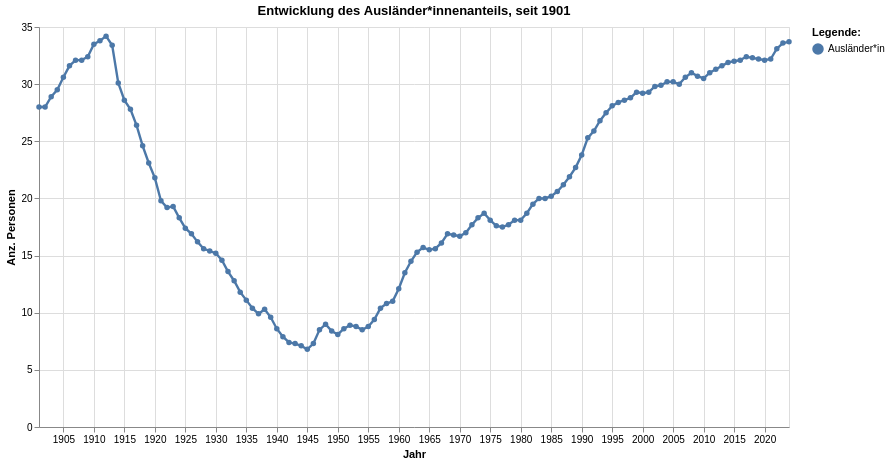

The cell this chart's notebook holds for it:
### Code cell
grafik1

### Figure 1 — Vega-Lite specification as saved in the notebook (floating-point values rounded to 4 significant figures)
{"config": {"view": {"continuousWidth": 300, "continuousHeight": 300}}, "layer": [{"mark": {"type": "circle"}, "encoding": {"color": {"field": "HerkunftLang", "legend": {"orient": "right", "title": "Legende:"}, "scale": {"scheme": "tableau10"}, "type": "nominal"}, "opacity": {"value": 1.3}, "tooltip": [{"field": "Jahr", "type": "temporal"}, {"field": "HerkunftLang", "type": "nominal"}, {"field": "AuslAnt", "type": "quantitative"}], "x": {"axis": {"title": "Jahr"}, "field": "Jahr", "type": "temporal"}, "y": {"axis": {"title": "Anz. Personen"}, "field": "AuslAnt", "type": "quantitative"}}, "name": "view_5", "title": "Entwicklung des Ausländer*innenanteils, seit 1901"}, {"mark": {"type": "line"}, "encoding": {"color": {"field": "HerkunftLang", "legend": {"orient": "right", "title": "Legende:"}, "scale": {"scheme": "tableau10"}, "type": "nominal"}, "strokeWidth": {"condition": {"test": {"not": {"param": "param_5"}}, "value": 1.2}, "value": 2.4}, "tooltip": [{"field": "Jahr", "type": "temporal"}, {"field": "HerkunftLang", "type": "nominal"}, {"field": "AuslAnt", "type": "quantitative"}], "x": {"axis": {"title": "Jahr"}, "field": "Jahr", "type": "temporal"}, "y": {"axis": {"title": "Anz. Personen"}, "field": "AuslAnt", "type": "quantitative"}}, "title": "Entwicklung des Ausländer*innenanteils, seit 1901"}], "data": {"name": "data-82839bd8b8b3dbaed9d8980fde140859"}, "height": 400, "params": [{"name": "param_5", "select": {"type": "point", "fields": ["HerkunftLang:N"], "nearest": true, "on": "pointerover"}, "views": ["view_5"]}], "width": 750, "$schema": "https://vega.github.io/schema/vega-lite/v5.8.0.json", "datasets": {"data-82839bd8b8b3dbaed9d8980fde140859": [{"Jahr": "1901-01-01T00:00:00", "StichtagDatJahr": "1901-01-01T00:00:00", "DatenstandCd": "D", "HerkunftCd": 2, "HerkunftLang": "Ausländer*in", "AuslAnt": 28.0, "Jahr_str": "1901-01-01", "Jahr_nbr": 1901}, {"Jahr": "1902-01-01T00:00:00", "StichtagDatJahr": "1902-01-01T00:00:00", "DatenstandCd": "D", "HerkunftCd": 2, "HerkunftLang": "Ausländer*in", "AuslAnt": 28.0, "Jahr_str": "1902-01-01", "Jahr_nbr": 1902}, {"Jahr": "1903-01-01T00:00:00", "StichtagDatJahr": "1903-01-01T00:00:00", "DatenstandCd": "D", "HerkunftCd": 2, "HerkunftLang": "Ausländer*in", "AuslAnt": 28.9, "Jahr_str": "1903-01-01", "Jahr_nbr": 1903}, {"Jahr": "1904-01-01T00:00:00", "StichtagDatJahr": "1904-01-01T00:00:00", "DatenstandCd": "D", "HerkunftCd": 2, "HerkunftLang": "Ausländer*in", "AuslAnt": 29.5, "Jahr_str": "1904-01-01", "Jahr_nbr": 1904}, {"Jahr": "1905-01-01T00:00:00", "StichtagDatJahr": "1905-01-01T00:00:00", "DatenstandCd": "D", "HerkunftCd": 2, "HerkunftLang": "Ausländer*in", "AuslAnt": 30.6, "Jahr_str": "1905-01-01", "Jahr_nbr": 1905}, {"Jahr": "1906-01-01T00:00:00", "StichtagDatJahr": "1906-01-01T00:00:00", "DatenstandCd": "D", "HerkunftCd": 2, "HerkunftLang": "Ausländer*in", "AuslAnt": 31.6, "Jahr_str": "1906-01-01", "Jahr_nbr": 1906}, {"Jahr": "1907-01-01T00:00:00", "StichtagDatJahr": "1907-01-01T00:00:00", "DatenstandCd": "D", "HerkunftCd": 2, "HerkunftLang": "Ausländer*in", "AuslAnt": 32.1, "Jahr_str": "1907-01-01", "Jahr_nbr": 1907}, {"Jahr": "1908-01-01T00:00:00", "StichtagDatJahr": "1908-01-01T00:00:00", "DatenstandCd": "D", "HerkunftCd": 2, "HerkunftLang": "Ausländer*in", "AuslAnt": 32.1, "Jahr_str": "1908-01-01", "Jahr_nbr": 1908}, {"Jahr": "1909-01-01T00:00:00", "StichtagDatJahr": "1909-01-01T00:00:00", "DatenstandCd": "D", "HerkunftCd": 2, "HerkunftLang": "Ausländer*in", "AuslAnt": 32.4, "Jahr_str": "1909-01-01", "Jahr_nbr": 1909}, {"Jahr": "1910-01-01T00:00:00", "StichtagDatJahr": "1910-01-01T00:00:00", "DatenstandCd": "D", "HerkunftCd": 2, "HerkunftLang": "Ausländer*in", "AuslAnt": 33.5, "Jahr_str": "1910-01-01", "Jahr_nbr": 1910}, {"Jahr": "1911-01-01T00:00:00", "StichtagDatJahr": "1911-01-01T00:00:00", "DatenstandCd": "D", "HerkunftCd": 2, "HerkunftLang": "Ausländer*in", "AuslAnt": 33.8, "Jahr_str": "1911-01-01", "Jahr_nbr": 1911}, {"Jahr": "1912-01-01T00:00:00", "StichtagDatJahr": "1912-01-01T00:00:00", "DatenstandCd": "D", "HerkunftCd": 2, "HerkunftLang": "Ausländer*in", "AuslAnt": 34.2, "Jahr_str": "1912-01-01", "Jahr_nbr": 1912}, {"Jahr": "1913-01-01T00:00:00", "StichtagDatJahr": "1913-01-01T00:00:00", "DatenstandCd": "D", "HerkunftCd": 2, "HerkunftLang": "Ausländer*in", "AuslAnt": 33.4, "Jahr_str": "1913-01-01", "Jahr_nbr": 1913}, {"Jahr": "1914-01-01T00:00:00", "StichtagDatJahr": "1914-01-01T00:00:00", "DatenstandCd": "D", "HerkunftCd": 2, "HerkunftLang": "Ausländer*in", "AuslAnt": 30.1, "Jahr_str": "1914-01-01", "Jahr_nbr": 1914}, {"Jahr": "1915-01-01T00:00:00", "StichtagDatJahr": "1915-01-01T00:00:00", "DatenstandCd": "D", "HerkunftCd": 2, "HerkunftLang": "Ausländer*in", "AuslAnt": 28.6, "Jahr_str": "1915-01-01", "Jahr_nbr": 1915}, {"Jahr": "1916-01-01T00:00:00", "StichtagDatJahr": "1916-01-01T00:00:00", "DatenstandCd": "D", "HerkunftCd": 2, "HerkunftLang": "Ausländer*in", "AuslAnt": 27.8, "Jahr_str": "1916-01-01", "Jahr_nbr": 1916}, {"Jahr": "1917-01-01T00:00:00", "StichtagDatJahr": "1917-01-01T00:00:00", "DatenstandCd": "D", "HerkunftCd": 2, "HerkunftLang": "Ausländer*in", "AuslAnt": 26.4, "Jahr_str": "1917-01-01", "Jahr_nbr": 1917}, {"Jahr": "1918-01-01T00:00:00", "StichtagDatJahr": "1918-01-01T00:00:00", "DatenstandCd": "D", "HerkunftCd": 2, "HerkunftLang": "Ausländer*in", "AuslAnt": 24.6, "Jahr_str": "1918-01-01", "Jahr_nbr": 1918}, {"Jahr": "1919-01-01T00:00:00", "StichtagDatJahr": "1919-01-01T00:00:00", "DatenstandCd": "D", "HerkunftCd": 2, "HerkunftLang": "Ausländer*in", "AuslAnt": 23.1, "Jahr_str": "1919-01-01", "Jahr_nbr": 1919}, {"Jahr": "1920-01-01T00:00:00", "StichtagDatJahr": "1920-01-01T00:00:00", "DatenstandCd": "D", "HerkunftCd": 2, "HerkunftLang": "Ausländer*in", "AuslAnt": 21.8, "Jahr_str": "1920-01-01", "Jahr_nbr": 1920}, {"Jahr": "1921-01-01T00:00:00", "StichtagDatJahr": "1921-01-01T00:00:00", "DatenstandCd": "D", "HerkunftCd": 2, "HerkunftLang": "Ausländer*in", "AuslAnt": 19.8, "Jahr_str": "1921-01-01", "Jahr_nbr": 1921}, {"Jahr": "1922-01-01T00:00:00", "StichtagDatJahr": "1922-01-01T00:00:00", "DatenstandCd": "D", "HerkunftCd": 2, "HerkunftLang": "Ausländer*in", "AuslAnt": 19.2, "Jahr_str": "1922-01-01", "Jahr_nbr": 1922}, {"Jahr": "1923-01-01T00:00:00", "StichtagDatJahr": "1923-01-01T00:00:00", "DatenstandCd": "D", "HerkunftCd": 2, "HerkunftLang": "Ausländer*in", "AuslAnt": 19.3, "Jahr_str": "1923-01-01", "Jahr_nbr": 1923}, {"Jahr": "1924-01-01T00:00:00", "StichtagDatJahr": "1924-01-01T00:00:00", "DatenstandCd": "D", "HerkunftCd": 2, "HerkunftLang": "Ausländer*in", "AuslAnt": 18.3, "Jahr_str": "1924-01-01", "Jahr_nbr": 1924}, {"Jahr": "1925-01-01T00:00:00", "StichtagDatJahr": "1925-01-01T00:00:00", "DatenstandCd": "D", "HerkunftCd": 2, "HerkunftLang": "Ausländer*in", "AuslAnt": 17.4, "Jahr_str": "1925-01-01", "Jahr_nbr": 1925}, {"Jahr": "1926-01-01T00:00:00", "StichtagDatJahr": "1926-01-01T00:00:00", "DatenstandCd": "D", "HerkunftCd": 2, "HerkunftLang": "Ausländer*in", "AuslAnt": 16.9, "Jahr_str": "1926-01-01", "Jahr_nbr": 1926}, {"Jahr": "1927-01-01T00:00:00", "StichtagDatJahr": "1927-01-01T00:00:00", "DatenstandCd": "D", "HerkunftCd": 2, "HerkunftLang": "Ausländer*in", "AuslAnt": 16.2, "Jahr_str": "1927-01-01", "Jahr_nbr": 1927}, {"Jahr": "1928-01-01T00:00:00", "StichtagDatJahr": "1928-01-01T00:00:00", "DatenstandCd": "D", "HerkunftCd": 2, "HerkunftLang": "Ausländer*in", "AuslAnt": 15.6, "Jahr_str": "1928-01-01", "Jahr_nbr": 1928}, {"Jahr": "1929-01-01T00:00:00", "StichtagDatJahr": "1929-01-01T00:00:00", "DatenstandCd": "D", "HerkunftCd": 2, "HerkunftLang": "Ausländer*in", "AuslAnt": 15.4, "Jahr_str": "1929-01-01", "Jahr_nbr": 1929}, {"Jahr": "1930-01-01T00:00:00", "StichtagDatJahr": "1930-01-01T00:00:00", "DatenstandCd": "D", "HerkunftCd": 2, "HerkunftLang": "Ausländer*in", "AuslAnt": 15.2, "Jahr_str": "1930-01-01", "Jahr_nbr": 1930}, {"Jahr": "1931-01-01T00:00:00", "StichtagDatJahr": "1931-01-01T00:00:00", "DatenstandCd": "D", "HerkunftCd": 2, "HerkunftLang": "Ausländer*in", "AuslAnt": 14.6, "Jahr_str": "1931-01-01", "Jahr_nbr": 1931}, {"Jahr": "1932-01-01T00:00:00", "StichtagDatJahr": "1932-01-01T00:00:00", "DatenstandCd": "D", "HerkunftCd": 2, "HerkunftLang": "Ausländer*in", "AuslAnt": 13.6, "Jahr_str": "1932-01-01", "Jahr_nbr": 1932}, {"Jahr": "1933-01-01T00:00:00", "StichtagDatJahr": "1933-01-01T00:00:00", "DatenstandCd": "D", "HerkunftCd": 2, "HerkunftLang": "Ausländer*in", "AuslAnt": 12.8, "Jahr_str": "1933-01-01", "Jahr_nbr": 1933}, {"Jahr": "1934-01-01T00:00:00", "StichtagDatJahr": "1934-01-01T00:00:00", "DatenstandCd": "D", "HerkunftCd": 2, "HerkunftLang": "Ausländer*in", "AuslAnt": 11.8, "Jahr_str": "1934-01-01", "Jahr_nbr": 1934}, {"Jahr": "1935-01-01T00:00:00", "StichtagDatJahr": "1935-01-01T00:00:00", "DatenstandCd": "D", "HerkunftCd": 2, "HerkunftLang": "Ausländer*in", "AuslAnt": 11.1, "Jahr_str": "1935-01-01", "Jahr_nbr": 1935}, {"Jahr": "1936-01-01T00:00:00", "StichtagDatJahr": "1936-01-01T00:00:00", "DatenstandCd": "D", "HerkunftCd": 2, "HerkunftLang": "Ausländer*in", "AuslAnt": 10.4, "Jahr_str": "1936-01-01", "Jahr_nbr": 1936}, {"Jahr": "1937-01-01T00:00:00", "StichtagDatJahr": "1937-01-01T00:00:00", "DatenstandCd": "D", "HerkunftCd": 2, "HerkunftLang": "Ausländer*in", "AuslAnt": 9.9, "Jahr_str": "1937-01-01", "Jahr_nbr": 1937}, {"Jahr": "1938-01-01T00:00:00", "StichtagDatJahr": "1938-01-01T00:00:00", "DatenstandCd": "D", "HerkunftCd": 2, "HerkunftLang": "Ausländer*in", "AuslAnt": 10.3, "Jahr_str": "1938-01-01", "Jahr_nbr": 1938}, {"Jahr": "1939-01-01T00:00:00", "StichtagDatJahr": "1939-01-01T00:00:00", "DatenstandCd": "D", "HerkunftCd": 2, "HerkunftLang": "Ausländer*in", "AuslAnt": 9.6, "Jahr_str": "1939-01-01", "Jahr_nbr": 1939}, {"Jahr": "1940-01-01T00:00:00", "StichtagDatJahr": "1940-01-01T00:00:00", "DatenstandCd": "D", "HerkunftCd": 2, "HerkunftLang": "Ausländer*in", "AuslAnt": 8.6, "Jahr_str": "1940-01-01", "Jahr_nbr": 1940}, {"Jahr": "1941-01-01T00:00:00", "StichtagDatJahr": "1941-01-01T00:00:00", "DatenstandCd": "D", "HerkunftCd": 2, "HerkunftLang": "Ausländer*in", "AuslAnt": 7.9, "Jahr_str": "1941-01-01", "Jahr_nbr": 1941}, {"Jahr": "1942-01-01T00:00:00", "StichtagDatJahr": "1942-01-01T00:00:00", "DatenstandCd": "D", "HerkunftCd": 2, "HerkunftLang": "Ausländer*in", "AuslAnt": 7.4, "Jahr_str": "1942-01-01", "Jahr_nbr": 1942}, {"Jahr": "1943-01-01T00:00:00", "StichtagDatJahr": "1943-01-01T00:00:00", "DatenstandCd": "D", "HerkunftCd": 2, "HerkunftLang": "Ausländer*in", "AuslAnt": 7.3, "Jahr_str": "1943-01-01", "Jahr_nbr": 1943}, {"Jahr": "1944-01-01T00:00:00", "StichtagDatJahr": "1944-01-01T00:00:00", "DatenstandCd": "D", "HerkunftCd": 2, "HerkunftLang": "Ausländer*in", "AuslAnt": 7.1, "Jahr_str": "1944-01-01", "Jahr_nbr": 1944}, {"Jahr": "1945-01-01T00:00:00", "StichtagDatJahr": "1945-01-01T00:00:00", "DatenstandCd": "D", "HerkunftCd": 2, "HerkunftLang": "Ausländer*in", "AuslAnt": 6.8, "Jahr_str": "1945-01-01", "Jahr_nbr": 1945}, {"Jahr": "1946-01-01T00:00:00", "StichtagDatJahr": "1946-01-01T00:00:00", "DatenstandCd": "D", "HerkunftCd": 2, "HerkunftLang": "Ausländer*in", "AuslAnt": 7.3, "Jahr_str": "1946-01-01", "Jahr_nbr": 1946}, {"Jahr": "1947-01-01T00:00:00", "StichtagDatJahr": "1947-01-01T00:00:00", "DatenstandCd": "D", "HerkunftCd": 2, "HerkunftLang": "Ausländer*in", "AuslAnt": 8.5, "Jahr_str": "1947-01-01", "Jahr_nbr": 1947}, {"Jahr": "1948-01-01T00:00:00", "StichtagDatJahr": "1948-01-01T00:00:00", "DatenstandCd": "D", "HerkunftCd": 2, "HerkunftLang": "Ausländer*in", "AuslAnt": 9.0, "Jahr_str": "1948-01-01", "Jahr_nbr": 1948}, {"Jahr": "1949-01-01T00:00:00", "StichtagDatJahr": "1949-01-01T00:00:00", "DatenstandCd": "D", "HerkunftCd": 2, "HerkunftLang": "Ausländer*in", "AuslAnt": 8.4, "Jahr_str": "1949-01-01", "Jahr_nbr": 1949}, {"Jahr": "1950-01-01T00:00:00", "StichtagDatJahr": "1950-01-01T00:00:00", "DatenstandCd": "D", "HerkunftCd": 2, "HerkunftLang": "Ausländer*in", "AuslAnt": 8.1, "Jahr_str": "1950-01-01", "Jahr_nbr": 1950}, {"Jahr": "1951-01-01T00:00:00", "StichtagDatJahr": "1951-01-01T00:00:00", "DatenstandCd": "D", "HerkunftCd": 2, "HerkunftLang": "Ausländer*in", "AuslAnt": 8.6, "Jahr_str": "1951-01-01", "Jahr_nbr": 1951}, {"Jahr": "1952-01-01T00:00:00", "StichtagDatJahr": "1952-01-01T00:00:00", "DatenstandCd": "D", "HerkunftCd": 2, "HerkunftLang": "Ausländer*in", "AuslAnt": 8.9, "Jahr_str": "1952-01-01", "Jahr_nbr": 1952}, {"Jahr": "1953-01-01T00:00:00", "StichtagDatJahr": "1953-01-01T00:00:00", "DatenstandCd": "D", "HerkunftCd": 2, "HerkunftLang": "Ausländer*in", "AuslAnt": 8.8, "Jahr_str": "1953-01-01", "Jahr_nbr": 1953}, {"Jahr": "1954-01-01T00:00:00", "StichtagDatJahr": "1954-01-01T00:00:00", "DatenstandCd": "D", "HerkunftCd": 2, "HerkunftLang": "Ausländer*in", "AuslAnt": 8.5, "Jahr_str": "1954-01-01", "Jahr_nbr": 1954}, {"Jahr": "1955-01-01T00:00:00", "StichtagDatJahr": "1955-01-01T00:00:00", "DatenstandCd": "D", "HerkunftCd": 2, "HerkunftLang": "Ausländer*in", "AuslAnt": 8.8, "Jahr_str": "1955-01-01", "Jahr_nbr": 1955}, {"Jahr": "1956-01-01T00:00:00", "StichtagDatJahr": "1956-01-01T00:00:00", "DatenstandCd": "D", "HerkunftCd": 2, "HerkunftLang": "Ausländer*in", "AuslAnt": 9.4, "Jahr_str": "1956-01-01", "Jahr_nbr": 1956}, {"Jahr": "1957-01-01T00:00:00", "StichtagDatJahr": "1957-01-01T00:00:00", "DatenstandCd": "D", "HerkunftCd": 2, "HerkunftLang": "Ausländer*in", "AuslAnt": 10.4, "Jahr_str": "1957-01-01", "Jahr_nbr": 1957}, {"Jahr": "1958-01-01T00:00:00", "StichtagDatJahr": "1958-01-01T00:00:00", "DatenstandCd": "D", "HerkunftCd": 2, "HerkunftLang": "Ausländer*in", "AuslAnt": 10.8, "Jahr_str": "1958-01-01", "Jahr_nbr": 1958}, {"Jahr": "1959-01-01T00:00:00", "StichtagDatJahr": "1959-01-01T00:00:00", "DatenstandCd": "D", "HerkunftCd": 2, "HerkunftLang": "Ausländer*in", "AuslAnt": 11.0, "Jahr_str": "1959-01-01", "Jahr_nbr": 1959}, {"Jahr": "1960-01-01T00:00:00", "StichtagDatJahr": "1960-01-01T00:00:00", "DatenstandCd": "D", "HerkunftCd": 2, "HerkunftLang": "Ausländer*in", "AuslAnt": 12.1, "Jahr_str": "1960-01-01", "Jahr_nbr": 1960}, {"Jahr": "1961-01-01T00:00:00", "StichtagDatJahr": "1961-01-01T00:00:00", "DatenstandCd": "D", "HerkunftCd": 2, "HerkunftLang": "Ausländer*in", "AuslAnt": 13.5, "Jahr_str": "1961-01-01", "Jahr_nbr": 1961}, {"Jahr": "1962-01-01T00:00:00", "StichtagDatJahr": "1962-01-01T00:00:00", "DatenstandCd": "D", "HerkunftCd": 2, "HerkunftLang": "Ausländer*in", "AuslAnt": 14.5, "Jahr_str": "1962-01-01", "Jahr_nbr": 1962}, {"Jahr": "1963-01-01T00:00:00", "StichtagDatJahr": "1963-01-01T00:00:00", "DatenstandCd": "D", "HerkunftCd": 2, "HerkunftLang": "Ausländer*in", "AuslAnt": 15.3, "Jahr_str": "1963-01-01", "Jahr_nbr": 1963}, {"Jahr": "1964-01-01T00:00:00", "StichtagDatJahr": "1964-01-01T00:00:00", "DatenstandCd": "D", "HerkunftCd": 2, "HerkunftLang": "Ausländer*in", "AuslAnt": 15.7, "Jahr_str": "1964-01-01", "Jahr_nbr": 1964}, {"Jahr": "1965-01-01T00:00:00", "StichtagDatJahr": "1965-01-01T00:00:00", "DatenstandCd": "D", "HerkunftCd": 2, "HerkunftLang": "Ausländer*in", "AuslAnt": 15.5, "Jahr_str": "1965-01-01", "Jahr_nbr": 1965}, {"Jahr": "1966-01-01T00:00:00", "StichtagDatJahr": "1966-01-01T00:00:00", "DatenstandCd": "D", "HerkunftCd": 2, "HerkunftLang": "Ausländer*in", "AuslAnt": 15.6, "Jahr_str": "1966-01-01", "Jahr_nbr": 1966}, {"Jahr": "1967-01-01T00:00:00", "StichtagDatJahr": "1967-01-01T00:00:00", "DatenstandCd": "D", "HerkunftCd": 2, "HerkunftLang": "Ausländer*in", "AuslAnt": 16.1, "Jahr_str": "1967-01-01", "Jahr_nbr": 1967}, {"Jahr": "1968-01-01T00:00:00", "StichtagDatJahr": "1968-01-01T00:00:00", "DatenstandCd": "D", "HerkunftCd": 2, "HerkunftLang": "Ausländer*in", "AuslAnt": 16.9, "Jahr_str": "1968-01-01", "Jahr_nbr": 1968}, {"Jahr": "1969-01-01T00:00:00", "StichtagDatJahr": "1969-01-01T00:00:00", "DatenstandCd": "D", "HerkunftCd": 2, "HerkunftLang": "Ausländer*in", "AuslAnt": 16.8, "Jahr_str": "1969-01-01", "Jahr_nbr": 1969}, {"Jahr": "1970-01-01T00:00:00", "StichtagDatJahr": "1970-01-01T00:00:00", "DatenstandCd": "D", "HerkunftCd": 2, "HerkunftLang": "Ausländer*in", "AuslAnt": 16.7, "Jahr_str": "1970-01-01", "Jahr_nbr": 1970}, {"Jahr": "1971-01-01T00:00:00", "StichtagDatJahr": "1971-01-01T00:00:00", "DatenstandCd": "D", "HerkunftCd": 2, "HerkunftLang": "Ausländer*in", "AuslAnt": 17.0, "Jahr_str": "1971-01-01", "Jahr_nbr": 1971}, {"Jahr": "1972-01-01T00:00:00", "StichtagDatJahr": "1972-01-01T00:00:00", "DatenstandCd": "D", "HerkunftCd": 2, "HerkunftLang": "Ausländer*in", "AuslAnt": 17.7, "Jahr_str": "1972-01-01", "Jahr_nbr": 1972}, {"Jahr": "1973-01-01T00:00:00", "StichtagDatJahr": "1973-01-01T00:00:00", "DatenstandCd": "D", "HerkunftCd": 2, "HerkunftLang": "Ausländer*in", "AuslAnt": 18.3, "Jahr_str": "1973-01-01", "Jahr_nbr": 1973}, {"Jahr": "1974-01-01T00:00:00", "StichtagDatJahr": "1974-01-01T00:00:00", "DatenstandCd": "D", "HerkunftCd": 2, "HerkunftLang": "Ausländer*in", "AuslAnt": 18.7, "Jahr_str": "1974-01-01", "Jahr_nbr": 1974}, {"Jahr": "1975-01-01T00:00:00", "StichtagDatJahr": "1975-01-01T00:00:00", "DatenstandCd": "D", "HerkunftCd": 2, "HerkunftLang": "Ausländer*in", "AuslAnt": 18.1, "Jahr_str": "1975-01-01", "Jahr_nbr": 1975}, {"Jahr": "1976-01-01T00:00:00", "StichtagDatJahr": "1976-01-01T00:00:00", "DatenstandCd": "D", "HerkunftCd": 2, "HerkunftLang": "Ausländer*in", "AuslAnt": 17.6, "Jahr_str": "1976-01-01", "Jahr_nbr": 1976}, {"Jahr": "1977-01-01T00:00:00", "StichtagDatJahr": "1977-01-01T00:00:00", "DatenstandCd": "D", "HerkunftCd": 2, "HerkunftLang": "Ausländer*in", "AuslAnt": 17.5, "Jahr_str": "1977-01-01", "Jahr_nbr": 1977}, {"Jahr": "1978-01-01T00:00:00", "StichtagDatJahr": "1978-01-01T00:00:00", "DatenstandCd": "D", "HerkunftCd": 2, "HerkunftLang": "Ausländer*in", "AuslAnt": 17.7, "Jahr_str": "1978-01-01", "Jahr_nbr": 1978}, {"Jahr": "1979-01-01T00:00:00", "StichtagDatJahr": "1979-01-01T00:00:00", "DatenstandCd": "D", "HerkunftCd": 2, "HerkunftLang": "Ausländer*in", "AuslAnt": 18.1, "Jahr_str": "1979-01-01", "Jahr_nbr": 1979}, {"Jahr": "1980-01-01T00:00:00", "StichtagDatJahr": "1980-01-01T00:00:00", "DatenstandCd": "D", "HerkunftCd": 2, "HerkunftLang": "Ausländer*in", "AuslAnt": 18.1, "Jahr_str": "1980-01-01", "Jahr_nbr": 1980}, {"Jahr": "1981-01-01T00:00:00", "StichtagDatJahr": "1981-01-01T00:00:00", "DatenstandCd": "D", "HerkunftCd": 2, "HerkunftLang": "Ausländer*in", "AuslAnt": 18.7, "Jahr_str": "1981-01-01", "Jahr_nbr": 1981}, {"Jahr": "1982-01-01T00:00:00", "StichtagDatJahr": "1982-01-01T00:00:00", "DatenstandCd": "D", "HerkunftCd": 2, "HerkunftLang": "Ausländer*in", "AuslAnt": 19.5, "Jahr_str": "1982-01-01", "Jahr_nbr": 1982}, {"Jahr": "1983-01-01T00:00:00", "StichtagDatJahr": "1983-01-01T00:00:00", "DatenstandCd": "D", "HerkunftCd": 2, "HerkunftLang": "Ausländer*in", "AuslAnt": 20.0, "Jahr_str": "1983-01-01", "Jahr_nbr": 1983}, {"Jahr": "1984-01-01T00:00:00", "StichtagDatJahr": "1984-01-01T00:00:00", "DatenstandCd": "D", "HerkunftCd": 2, "HerkunftLang": "Ausländer*in", "AuslAnt": 20.0, "Jahr_str": "1984-01-01", "Jahr_nbr": 1984}, {"Jahr": "1985-01-01T00:00:00", "StichtagDatJahr": "1985-01-01T00:00:00", "DatenstandCd": "D", "HerkunftCd": 2, "HerkunftLang": "Ausländer*in", "AuslAnt": 20.2, "Jahr_str": "1985-01-01", "Jahr_nbr": 1985}, {"Jahr": "1986-01-01T00:00:00", "StichtagDatJahr": "1986-01-01T00:00:00", "DatenstandCd": "D", "HerkunftCd": 2, "HerkunftLang": "Ausländer*in", "AuslAnt": 20.6, "Jahr_str": "1986-01-01", "Jahr_nbr": 1986}, {"Jahr": "1987-01-01T00:00:00", "StichtagDatJahr": "1987-01-01T00:00:00", "DatenstandCd": "D", "HerkunftCd": 2, "HerkunftLang": "Ausländer*in", "AuslAnt": 21.2, "Jahr_str": "1987-01-01", "Jahr_nbr": 1987}, {"Jahr": "1988-01-01T00:00:00", "StichtagDatJahr": "1988-01-01T00:00:00", "DatenstandCd": "D", "HerkunftCd": 2, "HerkunftLang": "Ausländer*in", "AuslAnt": 21.9, "Jahr_str": "1988-01-01", "Jahr_nbr": 1988}, {"Jahr": "1989-01-01T00:00:00", "StichtagDatJahr": "1989-01-01T00:00:00", "DatenstandCd": "D", "HerkunftCd": 2, "HerkunftLang": "Ausländer*in", "AuslAnt": 22.7, "Jahr_str": "1989-01-01", "Jahr_nbr": 1989}, {"Jahr": "1990-01-01T00:00:00", "StichtagDatJahr": "1990-01-01T00:00:00", "DatenstandCd": "D", "HerkunftCd": 2, "HerkunftLang": "Ausländer*in", "AuslAnt": 23.8, "Jahr_str": "1990-01-01", "Jahr_nbr": 1990}, {"Jahr": "1991-01-01T00:00:00", "StichtagDatJahr": "1991-01-01T00:00:00", "DatenstandCd": "D", "HerkunftCd": 2, "HerkunftLang": "Ausländer*in", "AuslAnt": 25.3, "Jahr_str": "1991-01-01", "Jahr_nbr": 1991}, {"Jahr": "1992-01-01T00:00:00", "StichtagDatJahr": "1992-01-01T00:00:00", "DatenstandCd": "D", "HerkunftCd": 2, "HerkunftLang": "Ausländer*in", "AuslAnt": 25.9, "Jahr_str": "1992-01-01", "Jahr_nbr": 1992}, {"Jahr": "1993-01-01T00:00:00", "StichtagDatJahr": "1993-01-01T00:00:00", "DatenstandCd": "V", "HerkunftCd": 2, "HerkunftLang": "Ausländer*in", "AuslAnt": 26.8, "Jahr_str": "1993-01-01", "Jahr_nbr": 1993}, {"Jahr": "1994-01-01T00:00:00", "StichtagDatJahr": "1994-01-01T00:00:00", "DatenstandCd": "V", "HerkunftCd": 2, "HerkunftLang": "Ausländer*in", "AuslAnt": 27.5, "Jahr_str": "1994-01-01", "Jahr_nbr": 1994}, {"Jahr": "1995-01-01T00:00:00", "StichtagDatJahr": "1995-01-01T00:00:00", "DatenstandCd": "V", "HerkunftCd": 2, "HerkunftLang": "Ausländer*in", "AuslAnt": 28.1, "Jahr_str": "1995-01-01", "Jahr_nbr": 1995}, {"Jahr": "1996-01-01T00:00:00", "StichtagDatJahr": "1996-01-01T00:00:00", "DatenstandCd": "V", "HerkunftCd": 2, "HerkunftLang": "Ausländer*in", "AuslAnt": 28.4, "Jahr_str": "1996-01-01", "Jahr_nbr": 1996}, {"Jahr": "1997-01-01T00:00:00", "StichtagDatJahr": "1997-01-01T00:00:00", "DatenstandCd": "V", "HerkunftCd": 2, "HerkunftLang": "Ausländer*in", "AuslAnt": 28.6, "Jahr_str": "1997-01-01", "Jahr_nbr": 1997}, {"Jahr": "1998-01-01T00:00:00", "StichtagDatJahr": "1998-01-01T00:00:00", "DatenstandCd": "V", "HerkunftCd": 2, "HerkunftLang": "Ausländer*in", "AuslAnt": 28.8, "Jahr_str": "1998-01-01", "Jahr_nbr": 1998}, {"Jahr": "1999-01-01T00:00:00", "StichtagDatJahr": "1999-01-01T00:00:00", "DatenstandCd": "V", "HerkunftCd": 2, "HerkunftLang": "Ausländer*in", "AuslAnt": 29.3, "Jahr_str": "1999-01-01", "Jahr_nbr": 1999}, {"Jahr": "2000-01-01T00:00:00", "StichtagDatJahr": "2000-01-01T00:00:00", "DatenstandCd": "V", "HerkunftCd": 2, "HerkunftLang": "Ausländer*in", "AuslAnt": 29.2, "Jahr_str": "2000-01-01", "Jahr_nbr": 2000}, {"Jahr": "2001-01-01T00:00:00", "StichtagDatJahr": "2001-01-01T00:00:00", "DatenstandCd": "V", "HerkunftCd": 2, "HerkunftLang": "Ausländer*in", "AuslAnt": 29.3, "Jahr_str": "2001-01-01", "Jahr_nbr": 2001}, {"Jahr": "2002-01-01T00:00:00", "StichtagDatJahr": "2002-01-01T00:00:00", "DatenstandCd": "V", "HerkunftCd": 2, "HerkunftLang": "Ausländer*in", "AuslAnt": 29.8, "Jahr_str": "2002-01-01", "Jahr_nbr": 2002}, {"Jahr": "2003-01-01T00:00:00", "StichtagDatJahr": "2003-01-01T00:00:00", "DatenstandCd": "V", "HerkunftCd": 2, "HerkunftLang": "Ausländer*in", "AuslAnt": 29.9, "Jahr_str": "2003-01-01", "Jahr_nbr": 2003}, {"Jahr": "2004-01-01T00:00:00", "StichtagDatJahr": "2004-01-01T00:00:00", "DatenstandCd": "V", "HerkunftCd": 2, "HerkunftLang": "Ausländer*in", "AuslAnt": 30.2, "Jahr_str": "2004-01-01", "Jahr_nbr": 2004}, {"Jahr": "2005-01-01T00:00:00", "StichtagDatJahr": "2005-01-01T00:00:00", "DatenstandCd": "V", "HerkunftCd": 2, "HerkunftLang": "Ausländer*in", "AuslAnt": 30.2, "Jahr_str": "2005-01-01", "Jahr_nbr": 2005}, {"Jahr": "2006-01-01T00:00:00", "StichtagDatJahr": "2006-01-01T00:00:00", "DatenstandCd": "V", "HerkunftCd": 2, "HerkunftLang": "Ausländer*in", "AuslAnt": 30.0, "Jahr_str": "2006-01-01", "Jahr_nbr": 2006}, {"Jahr": "2007-01-01T00:00:00", "StichtagDatJahr": "2007-01-01T00:00:00", "DatenstandCd": "V", "HerkunftCd": 2, "HerkunftLang": "Ausländer*in", "AuslAnt": 30.6, "Jahr_str": "2007-01-01", "Jahr_nbr": 2007}, {"Jahr": "2008-01-01T00:00:00", "StichtagDatJahr": "2008-01-01T00:00:00", "DatenstandCd": "V", "HerkunftCd": 2, "HerkunftLang": "Ausländer*in", "AuslAnt": 31.0, "Jahr_str": "2008-01-01", "Jahr_nbr": 2008}, {"Jahr": "2009-01-01T00:00:00", "StichtagDatJahr": "2009-01-01T00:00:00", "DatenstandCd": "V", "HerkunftCd": 2, "HerkunftLang": "Ausländer*in", "AuslAnt": 30.7, "Jahr_str": "2009-01-01", "Jahr_nbr": 2009}, {"Jahr": "2010-01-01T00:00:00", "StichtagDatJahr": "2010-01-01T00:00:00", "DatenstandCd": "V", "HerkunftCd": 2, "HerkunftLang": "Ausländer*in", "AuslAnt": 30.5, "Jahr_str": "2010-01-01", "Jahr_nbr": 2010}, {"Jahr": "2011-01-01T00:00:00", "StichtagDatJahr": "2011-01-01T00:00:00", "DatenstandCd": "V", "HerkunftCd": 2, "HerkunftLang": "Ausländer*in", "AuslAnt": 31.0, "Jahr_str": "2011-01-01", "Jahr_nbr": 2011}, {"Jahr": "2012-01-01T00:00:00", "StichtagDatJahr": "2012-01-01T00:00:00", "DatenstandCd": "V", "HerkunftCd": 2, "HerkunftLang": "Ausländer*in", "AuslAnt": 31.3, "Jahr_str": "2012-01-01", "Jahr_nbr": 2012}, {"Jahr": "2013-01-01T00:00:00", "StichtagDatJahr": "2013-01-01T00:00:00", "DatenstandCd": "V", "HerkunftCd": 2, "HerkunftLang": "Ausländer*in", "AuslAnt": 31.6, "Jahr_str": "2013-01-01", "Jahr_nbr": 2013}, {"Jahr": "2014-01-01T00:00:00", "StichtagDatJahr": "2014-01-01T00:00:00", "DatenstandCd": "V", "HerkunftCd": 2, "HerkunftLang": "Ausländer*in", "AuslAnt": 31.9, "Jahr_str": "2014-01-01", "Jahr_nbr": 2014}, {"Jahr": "2015-01-01T00:00:00", "StichtagDatJahr": "2015-01-01T00:00:00", "DatenstandCd": "V", "HerkunftCd": 2, "HerkunftLang": "Ausländer*in", "AuslAnt": 32.0, "Jahr_str": "2015-01-01", "Jahr_nbr": 2015}, {"Jahr": "2016-01-01T00:00:00", "StichtagDatJahr": "2016-01-01T00:00:00", "DatenstandCd": "V", "HerkunftCd": 2, "HerkunftLang": "Ausländer*in", "AuslAnt": 32.1, "Jahr_str": "2016-01-01", "Jahr_nbr": 2016}, {"Jahr": "2017-01-01T00:00:00", "StichtagDatJahr": "2017-01-01T00:00:00", "DatenstandCd": "V", "HerkunftCd": 2, "HerkunftLang": "Ausländer*in", "AuslAnt": 32.4, "Jahr_str": "2017-01-01", "Jahr_nbr": 2017}, {"Jahr": "2018-01-01T00:00:00", "StichtagDatJahr": "2018-01-01T00:00:00", "DatenstandCd": "V", "HerkunftCd": 2, "HerkunftLang": "Ausländer*in", "AuslAnt": 32.3, "Jahr_str": "2018-01-01", "Jahr_nbr": 2018}, {"Jahr": "2019-01-01T00:00:00", "StichtagDatJahr": "2019-01-01T00:00:00", "DatenstandCd": "V", "HerkunftCd": 2, "HerkunftLang": "Ausländer*in", "AuslAnt": 32.2, "Jahr_str": "2019-01-01", "Jahr_nbr": 2019}, {"Jahr": "2020-01-01T00:00:00", "StichtagDatJahr": "2020-01-01T00:00:00", "DatenstandCd": "V", "HerkunftCd": 2, "HerkunftLang": "Ausländer*in", "AuslAnt": 32.1, "Jahr_str": "2020-01-01", "Jahr_nbr": 2020}, {"Jahr": "2021-01-01T00:00:00", "StichtagDatJahr": "2021-01-01T00:00:00", "DatenstandCd": "V", "HerkunftCd": 2, "HerkunftLang": "Ausländer*in", "AuslAnt": 32.2, "Jahr_str": "2021-01-01", "Jahr_nbr": 2021}, {"Jahr": "2022-01-01T00:00:00", "StichtagDatJahr": "2022-01-01T00:00:00", "DatenstandCd": "V", "HerkunftCd": 2, "HerkunftLang": "Ausländer*in", "AuslAnt": 33.1, "Jahr_str": "2022-01-01", "Jahr_nbr": 2022}, {"Jahr": "2023-01-01T00:00:00", "StichtagDatJahr": "2023-01-01T00:00:00", "DatenstandCd": "V", "HerkunftCd": 2, "HerkunftLang": "Ausländer*in", "AuslAnt": 33.6, "Jahr_str": "2023-01-01", "Jahr_nbr": 2023}, {"Jahr": "2024-01-01T00:00:00", "StichtagDatJahr": "2024-01-01T00:00:00", "DatenstandCd": "D", "HerkunftCd": 2, "HerkunftLang": "Ausländer*in", "AuslAnt": 33.7, "Jahr_str": "2024-01-01", "Jahr_nbr": 2024}]}}
